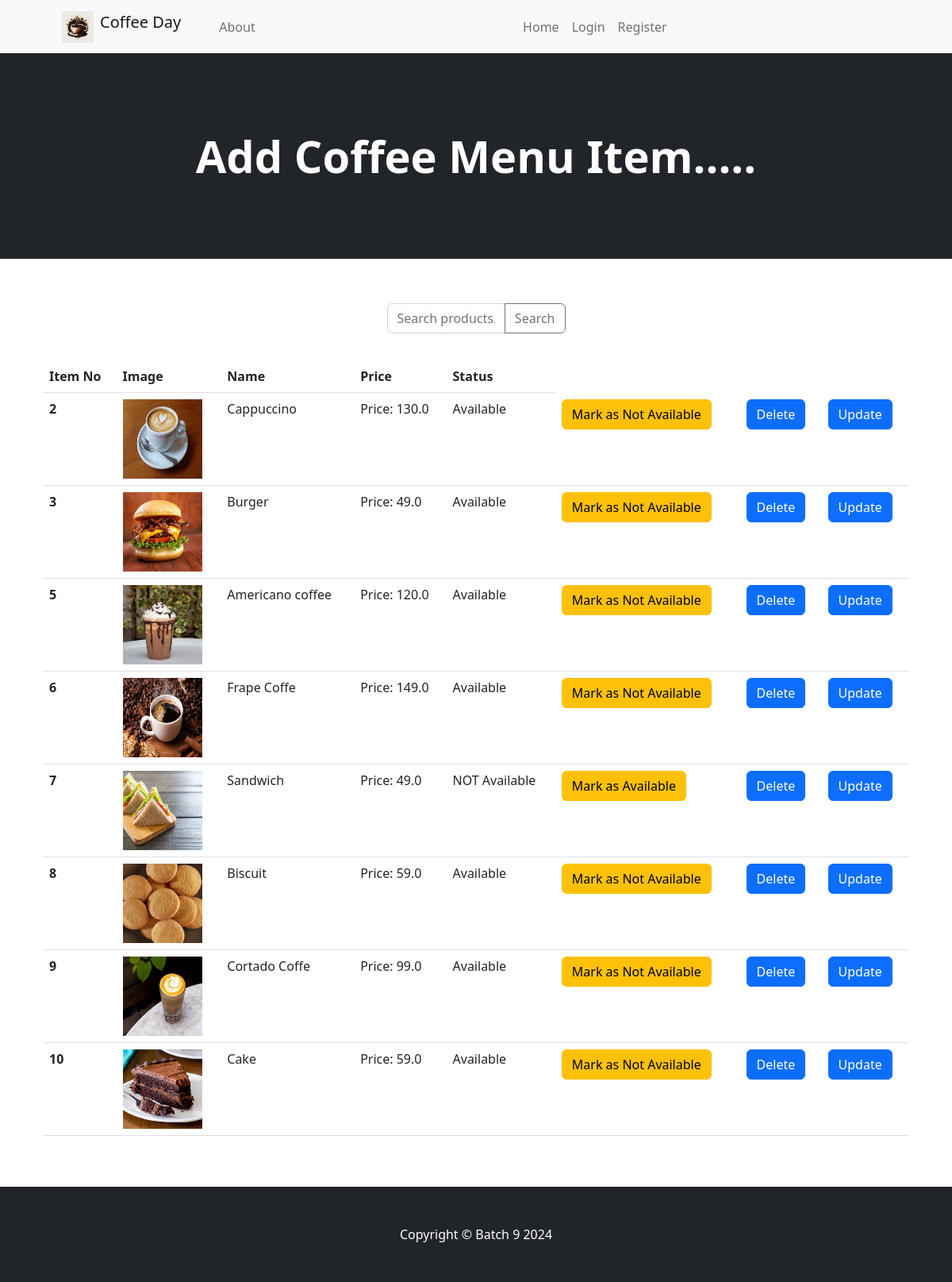
The app's page /items/ with its own data.
### app/models.py (models this page shows, shortened)
class coffeemenu(models.Model):
    name = models.CharField(max_length=100)
    price=models.FloatField(default=0)
    description=models.CharField(max_length=100,default='')
    image=models.ImageField(upload_to='uploads/products/')
    available=models.BooleanField(default=True)

### app/views.py (the view)
# urls.py: path('items/',items, name='items'),
def items(request):
    coffeemenu_items = coffeemenu.objects.all()
    return render(request, 'items.html', {'coffeemenu_items': coffeemenu_items})

### app/templates/items.html (shortened to what this page needs)
{% extends "base.html" %}
{% block contant %}
{% include "navbar.html" %}
<header class="bg-dark py-5">
    <div class="container px-4 px-lg-5 my-5">
        <div class="text-center text-white">
            <h1 class="display-4 fw-bolder">Add Coffee Menu Item.....</h1>
        </div>
    </div>
</header>
<body>
    <section class="py-5">
        <div class="container px-4 px-lg-5 mt-2">
            <div class="row gx-4 gx-lg-5 row-cols-2 row-cols-md-3 row-cols-xl-4 justify-content-center">
    <form action="{% url 'search_items' %}" method="get" class="navbar-form">
        <div class="input-group">
            <input type="text" class="form-control" placeholder="Search products..." name="q">
            <button type="submit" class="btn btn-outline-secondary">Search</button>
        </div>
    </form>
    <br><br><br>
<table class="table">
    <thead>
      <tr>
        <th scope="col">Item No</th>
        <th scope="col">Image</th>
        <th scope="col">Name</th>
        <th scope="col">Price</th>
        <th scope="col">Status</th>
      </tr>
    </thead>
    <tbody>
        {% for item in coffeemenu_items %}
            <tr>
                <th scope="row">{{ item.id }}</th>
                <td> <img src="{{ item.image.url }}" alt="{{ item.name }}" style="width: 100px; height: 100px;"></td>
                <td>{{ item.name }}</td>
                <td>Price: {{ item.price }}</td>
                <td>
                {% if item.available %}
                    Available
                {% else %}
                    NOT Available
                {% endif %}
                </td>
                <td>
                    <form action="{% url 'toggle_availability' item.id %}" method="post" style="display:inline;">
                        <button type="submit" class="btn btn-warning">
                            {% if item.available %}
                                Mark as Not Available
                            {% else %}
                                Mark as Available
                            {% endif %}
                        </button>
                    </form>
                </td>
                <td>
                    <a class="btn btn-primary" href="{% url 'delete_item' item.id %}">Delete</a>
                </td>
                <td>
                    <a class="btn btn-primary" href="{% url 'update_item' item.id %}">Update</a>
                </td>
            </tr>
    {% endfor %}
    </tbody>
  </table>
</div>
</div>
</section>
  <body>
    {% endblock %}

### records on screen
coffeemenu: id "2", image (picture), name "Cappuccino", price "130.0", available "Available"
coffeemenu: id "3", image (picture), name "Burger", price "49.0", available "Available"
coffeemenu: id "5", image (picture), name "Americano coffee", price "120.0", available "Available"
coffeemenu: id "6", image (picture), name "Frape Coffe", price "149.0", available "Available"
coffeemenu: id "7", image (picture), name "Sandwich", price "49.0", available "NOT Available"
coffeemenu: id "8", image (picture), name "Biscuit", price "59.0", available "Available"
coffeemenu: id "9", image (picture), name "Cortado Coffe", price "99.0", available "Available"
coffeemenu: id "10", image (picture), name "Cake", price "59.0", available "Available"
